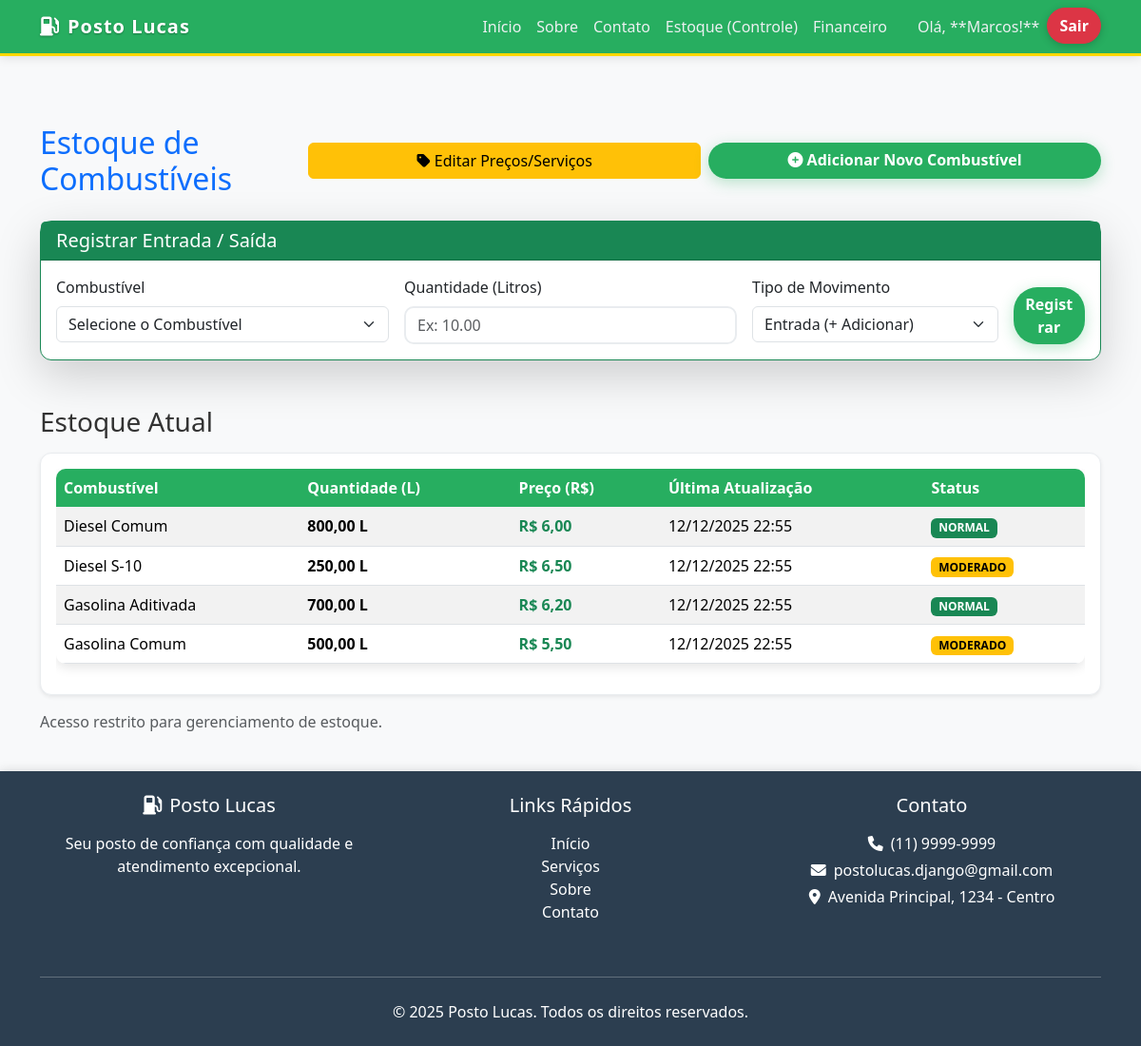
The page /gerenciamento/estoque/ (signed in) on the database as committed earlier.
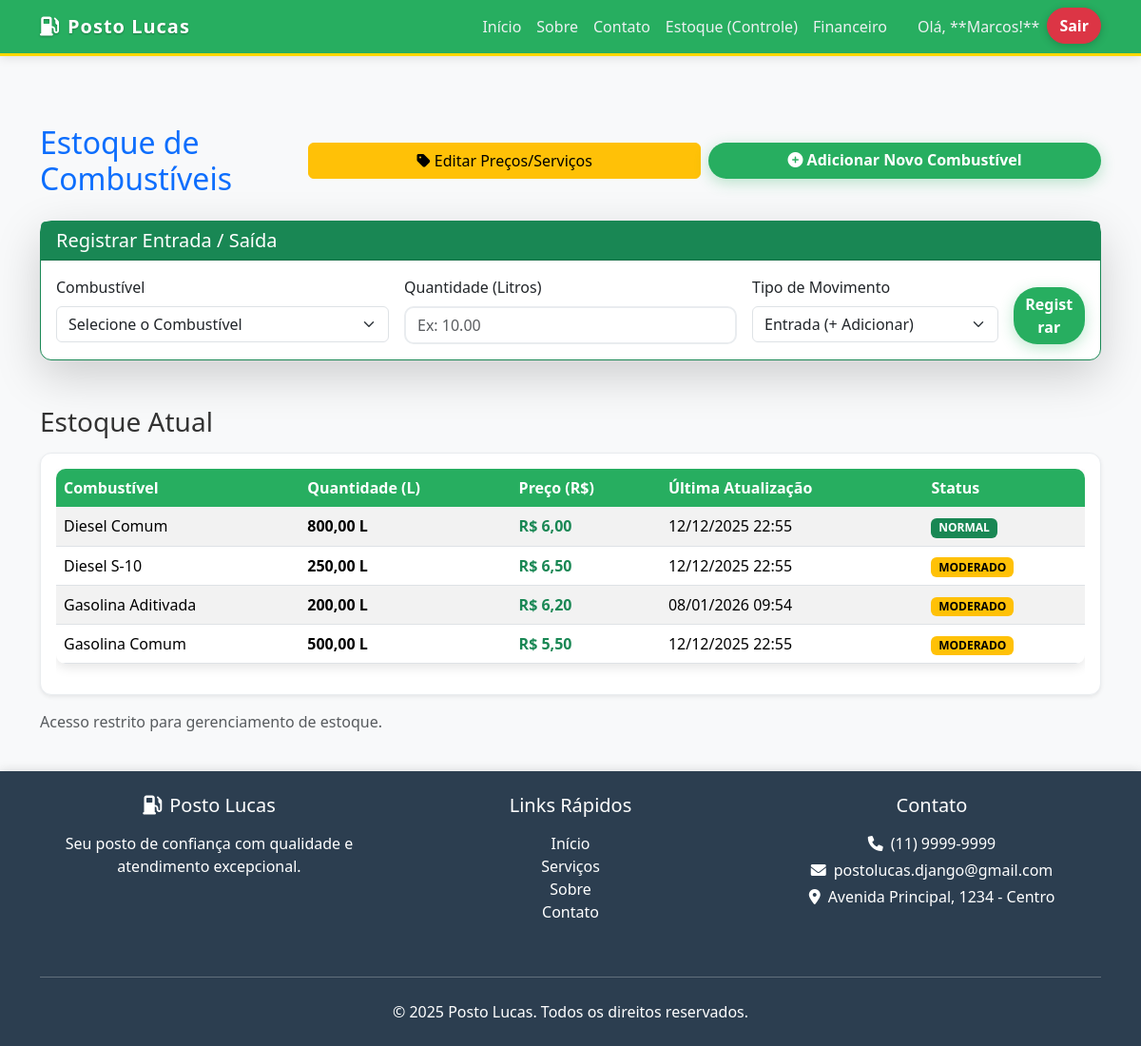
The same page on the database as committed later.
### apps/gerenciamento/models.py (models this page shows)
class EstoqueGasolina(models.Model):
    TIPOS_COMBUSTIVEL = [
        ('GAS_COMUM', 'Gasolina Comum'),
        ('GAS_ADITIVADA', 'Gasolina Aditivada'),
        ('DIESEL_COMUM', 'Diesel Comum'),
        ('DIESEL_S10', 'Diesel S-10'),
        ('ETANOL', 'Etanol'),
    ]
    tipo = models.CharField(
        max_length=20,
        choices=TIPOS_COMBUSTIVEL,
        unique=True,
        verbose_name="Tipo de Combustível"
    )
    quantidade_litros = models.DecimalField(
        max_digits=10,
        decimal_places=2,
        default=Decimal('0.00'),
        verbose_name="Estoque (Litros)"
    )
    preco_atual_litro = models.DecimalField(
        max_digits=10,
        decimal_places=2,
        default=Decimal('0.00'),
        verbose_name="Preço Atual por Litro (R$)"
    )
    data_ultima_atualizacao = models.DateTimeField(
        auto_now=True,
        verbose_name="Última Atualização"
    )
    class Meta:
        verbose_name = "Estoque de Combustível"
        verbose_name_plural = "Estoque de Combustíveis"
    def __str__(self):
        return f"{self.get_tipo_display()}: {self.quantidade_litros} L - R$ {self.preco_atual_litro}/L"

### apps/gerenciamento/views.py (the view)
# urls.py: path('estoque/', views.estoque_gasolina_view, name='estoque_gasolina'),
@login_required
@user_passes_test(lambda u: u.is_superuser or hasattr(u, 'funcionario'), login_url='login')
def estoque_gasolina_view(request):
    if not EstoqueGasolina.objects.exists():
        messages.info(request, "O estoque está vazio. Por favor, adicione o estoque inicial dos seus combustíveis.")
        return redirect('adicionar_combustivel')
    if request.method == 'POST':
        form = MovimentacaoEstoqueForm(request.POST)
        if form.is_valid():
            combustivel_pk = form.cleaned_data['combustivel'].pk
            quantidade = form.cleaned_data['quantidade']
            movimento = form.cleaned_data['movimento']
            try:
                with transaction.atomic():
                    item_estoque = EstoqueGasolina.objects.select_for_update().get(pk=combustivel_pk)
                    preco_unitario = item_estoque.preco_atual_litro
                    if movimento == 'SAIDA':
                        estoque_delta = quantidade * -1
                        if item_estoque.quantidade_litros + estoque_delta < 0:
                            messages.error(request, "ERRO: Estoque insuficiente para esta saída.")
                            return redirect('estoque_gasolina')
                        total = (Decimal(preco_unitario) * Decimal(quantidade))
                        RegistroVenda.objects.create(
                            combustivel=item_estoque,
                            quantidade_litros=quantidade,
                            preco_venda_litro=preco_unitario,
                            total_venda=total
                        )
                        msg_tipo = "Venda (Saída de Estoque)"
                    else:
                        estoque_delta = quantidade
                        total = (Decimal(preco_unitario) * Decimal(quantidade))
                        RegistroCompra.objects.create(
                            combustivel=item_estoque,
                            quantidade_litros=quantidade,
                            preco_compra_litro=preco_unitario,
                            total_compra=total
                        )
                        msg_tipo = "Compra (Entrada de Estoque)"
                    item_estoque.quantidade_litros += estoque_delta
                    item_estoque.save()
                    messages.success(request, f"{msg_tipo} registrada e Estoque de {item_estoque.get_tipo_display()} atualizado! ({'+' if estoque_delta > 0 else ''}{estoque_delta} L)")
            except EstoqueGasolina.DoesNotExist:
                messages.error(request, "Erro: Combustível não encontrado.")
            except Exception as e:
                messages.error(request, f"Erro inesperado ao atualizar estoque: {e}")
            return redirect('estoque_gasolina')
    else:
        form = MovimentacaoEstoqueForm()
    estoques = EstoqueGasolina.objects.all().order_by('tipo')
    context = {
        'estoques': estoques,
        'form': form,
        'titulo': 'Estoque de Combustíveis'
    }
    return render(request, 'gerenciamento/estoque_gasolina.html', context)

### apps/gerenciamento/forms.py
class MovimentacaoEstoqueForm(forms.Form):
    TIPO_MOVIMENTACAO = [
        ('ENTRADA', 'Entrada (+ Adicionar)'),
        ('SAIDA', 'Saída (- Remover)'),
    ]
    combustivel = forms.ModelChoiceField(
        queryset=EstoqueGasolina.objects.all().order_by('tipo'),
        label="Combustível",
        empty_label="Selecione o Combustível",
        widget=forms.Select(attrs={'class': 'form-select'})
    )
    quantidade = forms.DecimalField(
        label="Quantidade (Litros)",
        max_digits=10,
        decimal_places=2,
        min_value=Decimal('0.01'),
        widget=forms.NumberInput(attrs={'class': 'form-control', 'placeholder': 'Ex: 10.00'})
    )
    movimento = forms.ChoiceField(
        choices=TIPO_MOVIMENTACAO,
        label="Tipo de Movimento",
        widget=forms.Select(attrs={'class': 'form-select'})
    )
    observacao = forms.CharField(
        label="Observação (Opcional)",
        required=False,
        widget=forms.TextInput(attrs={'class': 'form-control', 'placeholder': 'Ex: Recebimento de Cargas'})
    )

### templates/gerenciamento/estoque_gasolina.html (shortened to what this page needs)
{% extends "shared/base.html" %} {% load widget_tweaks %} {% block title %}{{ titulo }}{% endblock %} {% block content %}
<div class="container mt-5">
  <div
    class="d-flex flex-column flex-md-row justify-content-between align-items-start align-items-md-center mb-4"
  >
    <h2 class="mb-3 mb-md-0 text-primary">{{ titulo }}</h2>
    <div class="d-flex gap-2 w-100 w-md-auto">
      <a
        href="{% url 'edit_combustiveis' %}"
        class="btn btn-warning w-50 w-md-auto"
      >
        <i class="fas fa-tag"></i>
        <span class="d-none d-md-inline">Editar Preços/Serviços</span>
      </a>
      <a
        href="{% url 'adicionar_combustivel' %}"
        class="btn btn-success w-50 w-md-auto"
      >
        <i class="fas fa-plus-circle"></i>
        <span class="d-none d-md-inline">Adicionar Novo Combustível</span>
      </a>
    </div>
  </div>
  <div class="card shadow-lg mb-5 border-success">
    <div class="card-header bg-success text-white">
      <h5 class="mb-0">Registrar Entrada / Saída</h5>
    </div>
    <div class="card-body">
      <form method="POST" action="{% url 'estoque_gasolina' %}">
        <div class="row g-3">
          <div class="col-12 col-md-4">
            <label for="{{ form.combustivel.id_for_label }}" class="form-label">
              {{ form.combustivel.label }}
            </label>
            {% render_field form.combustivel class="form-select" %}
          </div>
          <div class="col-12 col-md-4">
            <label for="{{ form.quantidade.id_for_label }}" class="form-label">
              {{ form.quantidade.label }}
            </label>
            {% render_field form.quantidade class="form-control" type="number" step="0.01" min="0" %}
          </div>
          <div class="col-12 col-md-3">
            <label for="{{ form.movimento.id_for_label }}" class="form-label">
              {{ form.movimento.label }}
            </label>
            {% render_field form.movimento class="form-select" %}
          </div>
          <div class="col-12 col-md-1 d-flex align-items-end">
            <button type="submit" class="btn btn-primary w-100">
              Registrar
            </button>
          </div>
        </div>
      </form>
    </div>
  </div>
  <h3 class="mb-3">Estoque Atual</h3>
  <div class="card shadow-sm">
    <div class="card-body">
       {% if estoques %}
      <div class="table-responsive">
        <table class="table table-hover table-striped">
          <thead class="bg-light">
            <tr>
              <th scope="col">Combustível</th>
              <th scope="col">Quantidade (L)</th>
              <th scope="col" class="text-nowrap">Preço (R$)</th>
              <th scope="col" class="text-nowrap">Última Atualização</th>
              <th scope="col">Status</th>
            </tr>
          </thead>
          <tbody>
            {% for item in estoques %}
            <tr>
              <td>{{ item.get_tipo_display }}</td>
              <td>
                <strong>{{ item.quantidade_litros|floatformat:2 }} L</strong>
              </td>
              <td>
                <strong class="text-success"
                  >R$ {{ item.preco_atual_litro|floatformat:2 }}</strong
                >
              </td>
              <td>{{ item.data_ultima_atualizacao|date:"d/m/Y H:i" }}</td>
              <td>
                {% if item.quantidade_litros <= 100 %}
                <span class="badge text-bg-danger">BAIXO</span>
                {% elif item.quantidade_litros <= 500 %}
                <span class="badge text-bg-warning">MODERADO</span>
                {% else %}
                <span class="badge text-bg-success">NORMAL</span>
                {% endif %}
              </td>
            </tr>
            {% endfor %}
          </tbody>
        </table>
      </div>
      {% endif %}
    </div>
  </div>
  <div class="mt-3">
    <p class="text-muted">Acesso restrito para gerenciamento de estoque.</p>
  </div>
</div>
{% endblock %}

Rows that differ between the two databases and show on the page:
changed EstoqueGasolina "Gasolina Aditivada": quantidade_litros "700,00" → "200,00"; data_ultima_atualizacao "12/12/2025 22:55" → "08/01/2026 09:54"; quantidade_litros "NORMAL" → "MODERADO"
